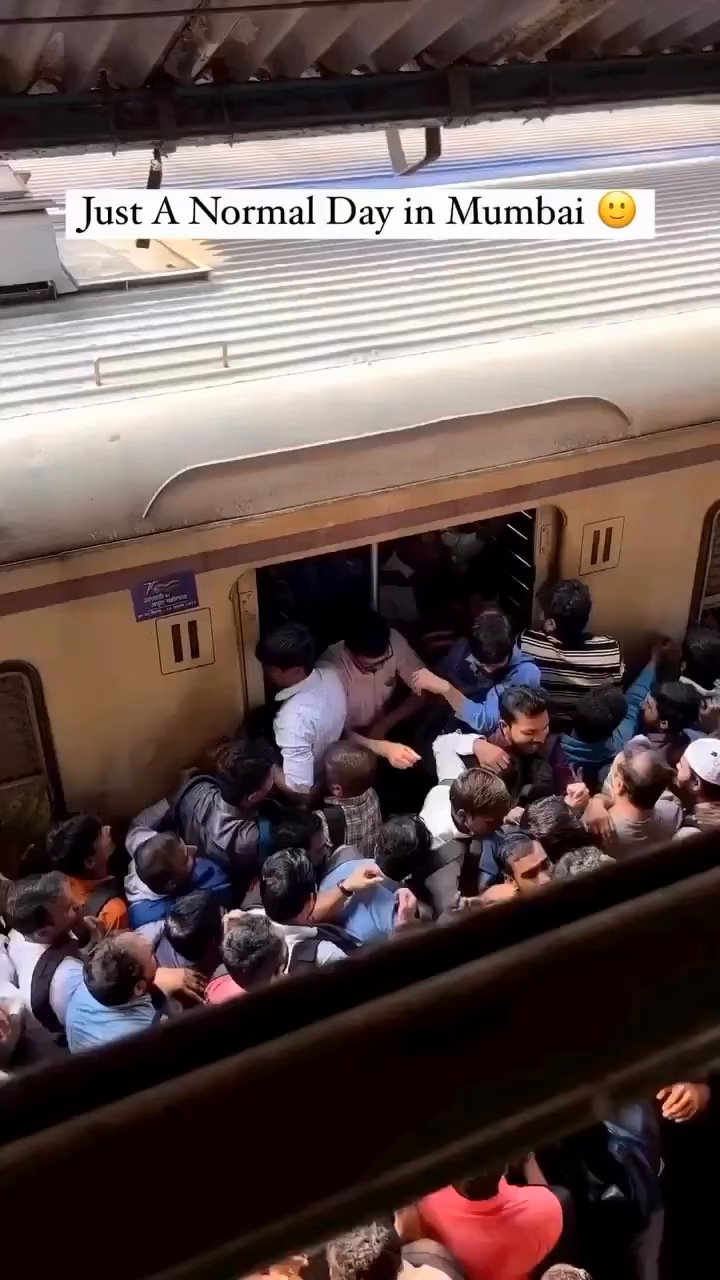
#> input picture frame 0 of Test/From Klickpin.com- Printable Wall Art Ideas Inspiration for Holiday-pin-id-996914067509398009.mp4, 720 x 1280 px, given in place of 031d6b7dcb1c_WhatsApp Video 2026-08-07 at 14.15.04.mp4, which was not available
$ python extract_frames.py
#> lines starting #> are read from the running program, lines starting #| are printed output that depends on the picture; pictures that were not available may be replaced by others from this repository, and a replacement may not be noted
import cv2
import os

video_path = "uploads/031d6b7dcb1c_WhatsApp Video 2026-08-07 at 14.15.04.mp4"
output_dir = "/Users/harshvardhan/.gemini/antigravity-ide/brain/c718da80-8c9e-4e8e-a783-fd12a4a0ecca/frames"
os.makedirs(output_dir, exist_ok=True)

cap = cv2.VideoCapture(video_path)
total_frames = int(cap.get(cv2.CAP_PROP_FRAME_COUNT))
fps = cap.get(cv2.CAP_PROP_FPS)

print(f"Total frames: {total_frames}, FPS: {fps}")

# Extract 5 representative frames (empty, low, dense, etc. hopefully represented over time)
# Let's take evenly spaced frames if it's a short video
frame_indices = [int(total_frames * i / 5) for i in range(5)]
if total_frames > 0:
    # also add a frame near the end
    frame_indices.append(total_frames - 2)

frame_indices = sorted(list(set(frame_indices)))

for idx in frame_indices:
    cap.set(cv2.CAP_PROP_POS_FRAMES, idx)
    ret, frame = cap.read()
    if ret:
        cv2.imwrite(f"{output_dir}/frame_{idx}.jpg", frame)
        print(f"Extracted frame {idx}")
#> this loop made 6 passes
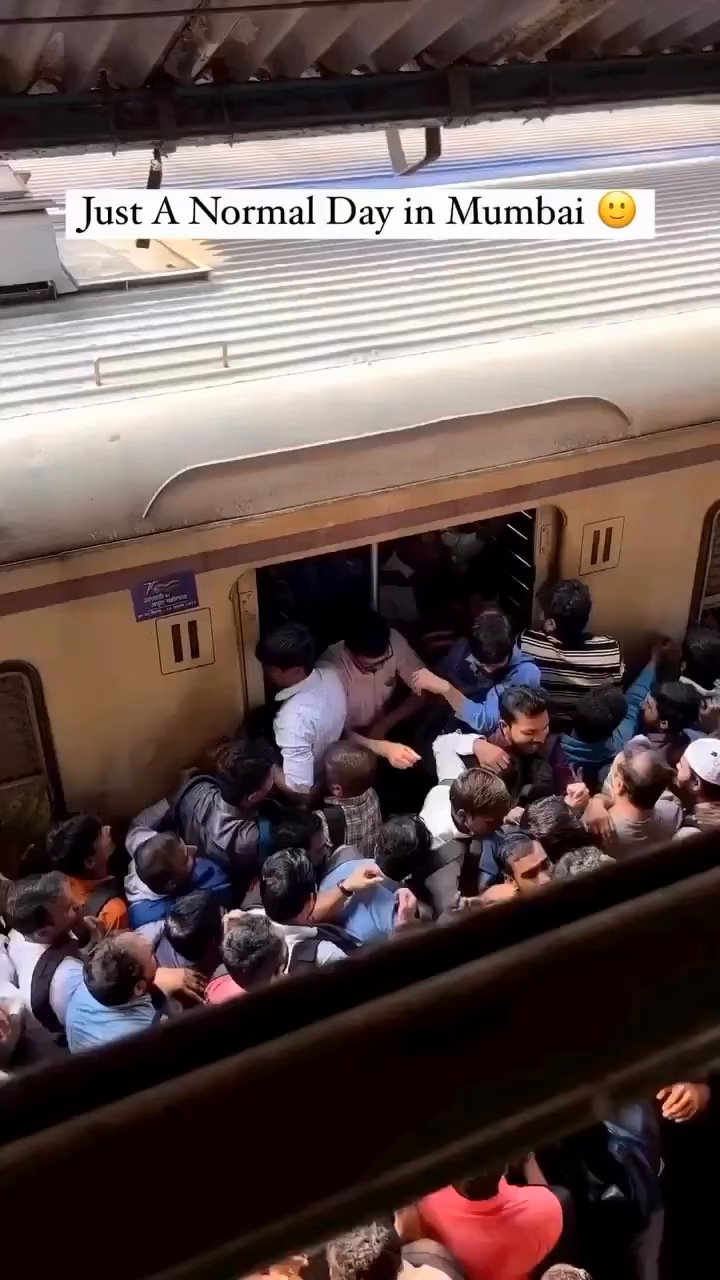
#> input picture frame 0 of Test/From Klickpin.com- Printable Wall Art Ideas Inspiration for Holiday-pin-id-996914067509398009.mp4, 720 x 1280 px, given in place of 031d6b7dcb1c_WhatsApp Video 2026-08-07 at 14.15.04.mp4, which was not available
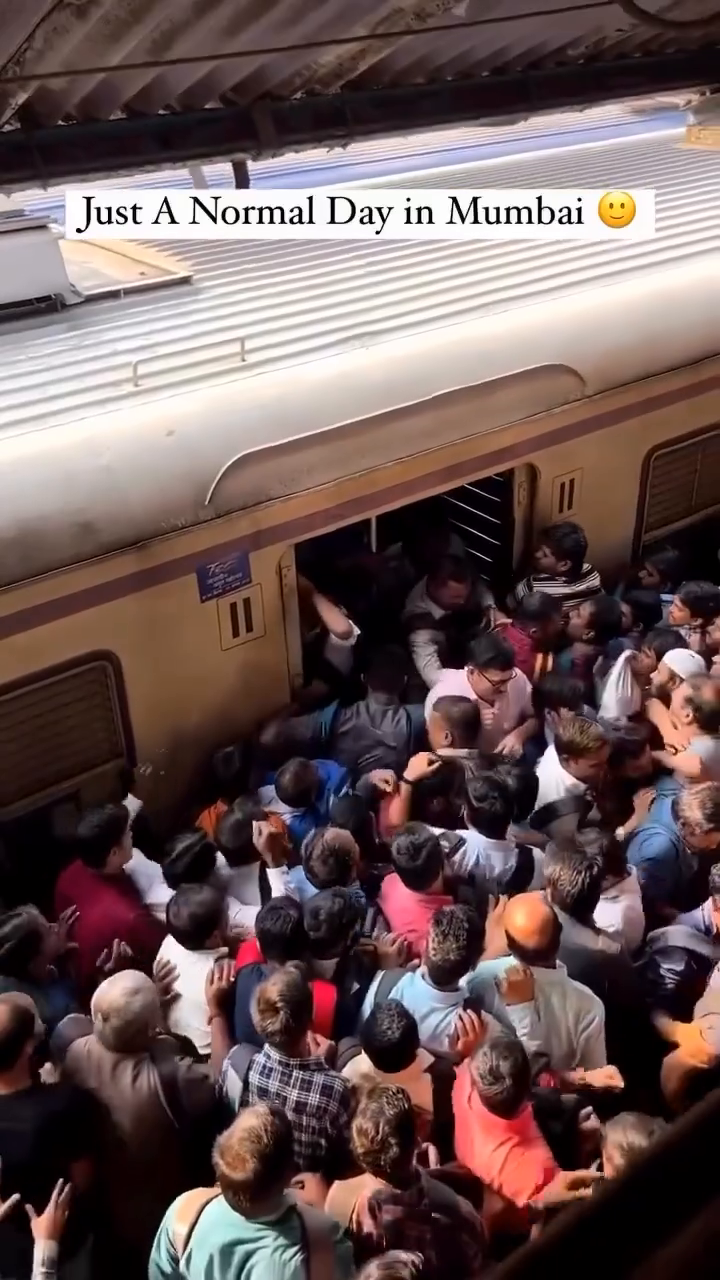
#> input picture frame 63 of Test/From Klickpin.com- Printable Wall Art Ideas Inspiration for Holiday-pin-id-996914067509398009.mp4, 720 x 1280 px, given in place of 031d6b7dcb1c_WhatsApp Video 2026-08-07 at 14.15.04.mp4, which was not available
#> pass 3, `ret, frame = cap.read()`:
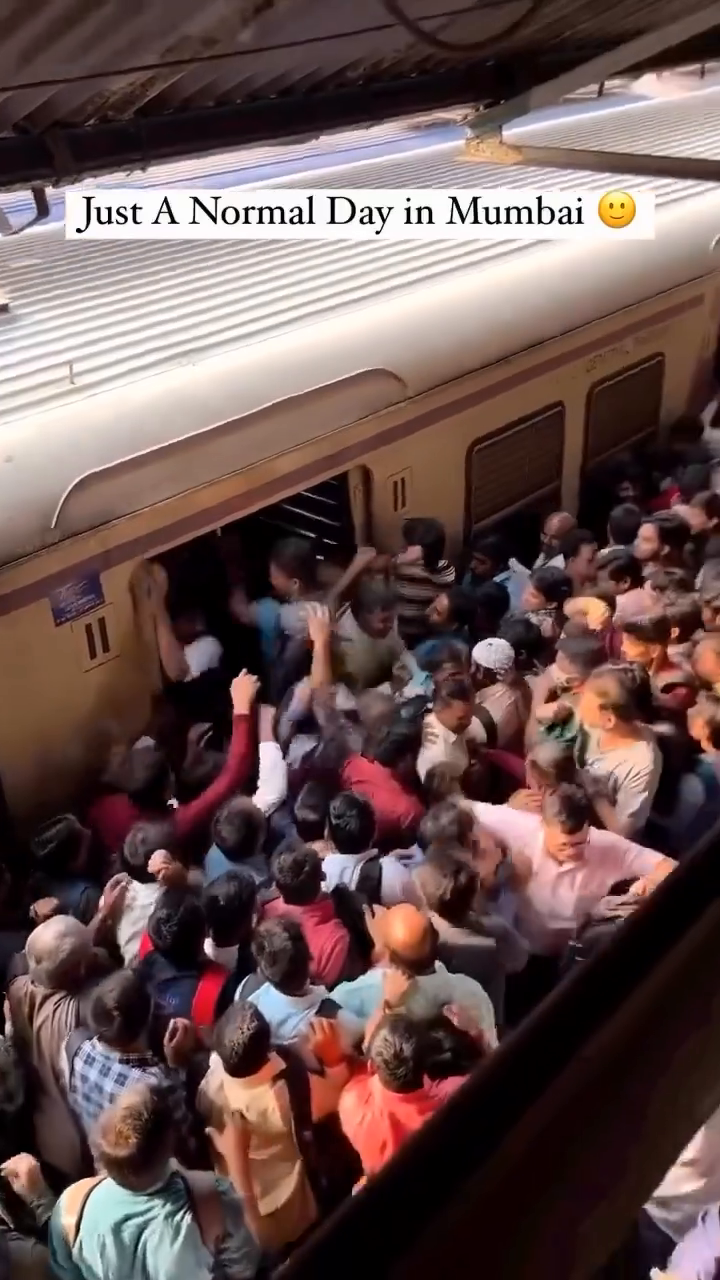
#> frame: shape (1280, 720, 3); mean B, G, R 80.3, 82.2, 104.4
cap.release()

$ run again, starting later in the video
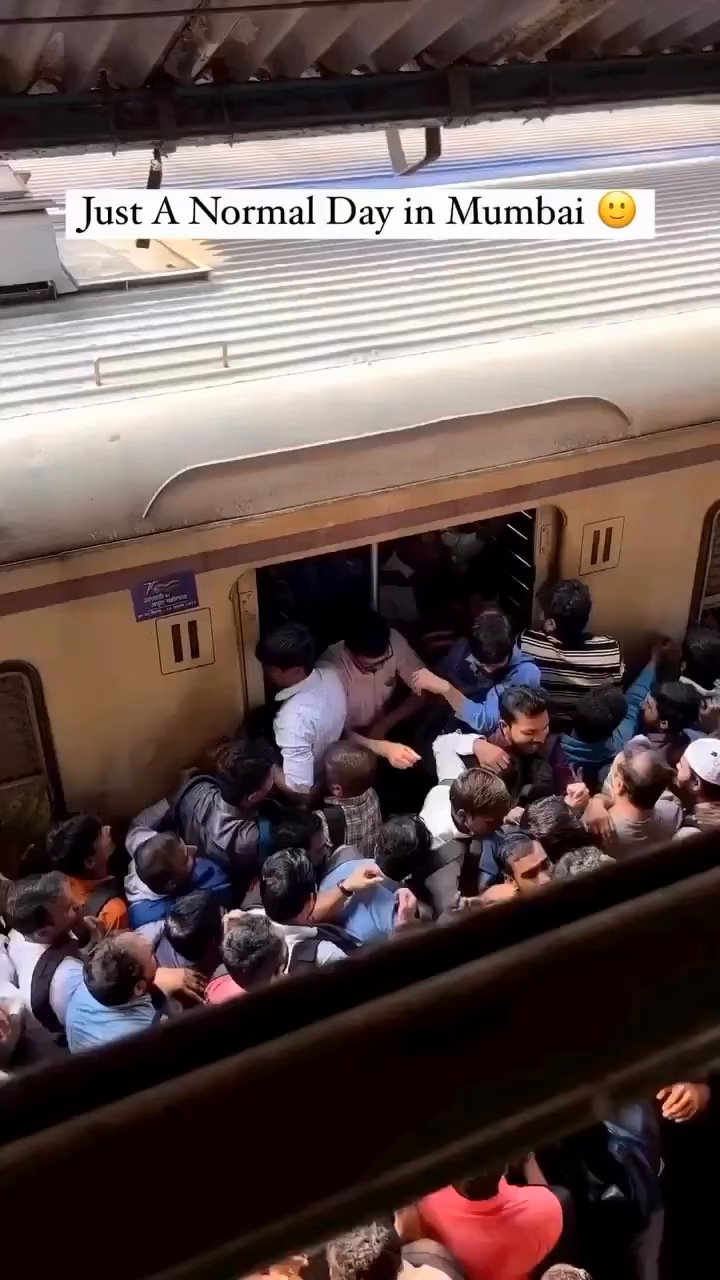
#> input picture frame 0 of Test/From Klickpin.com- Printable Wall Art Ideas Inspiration for Holiday-pin-id-996914067509398009.mp4, 720 x 1280 px, given in place of 031d6b7dcb1c_WhatsApp Video 2026-08-07 at 14.15.04.mp4, which was not available
#> the loop `for idx in frame_indices:` made 6 passes
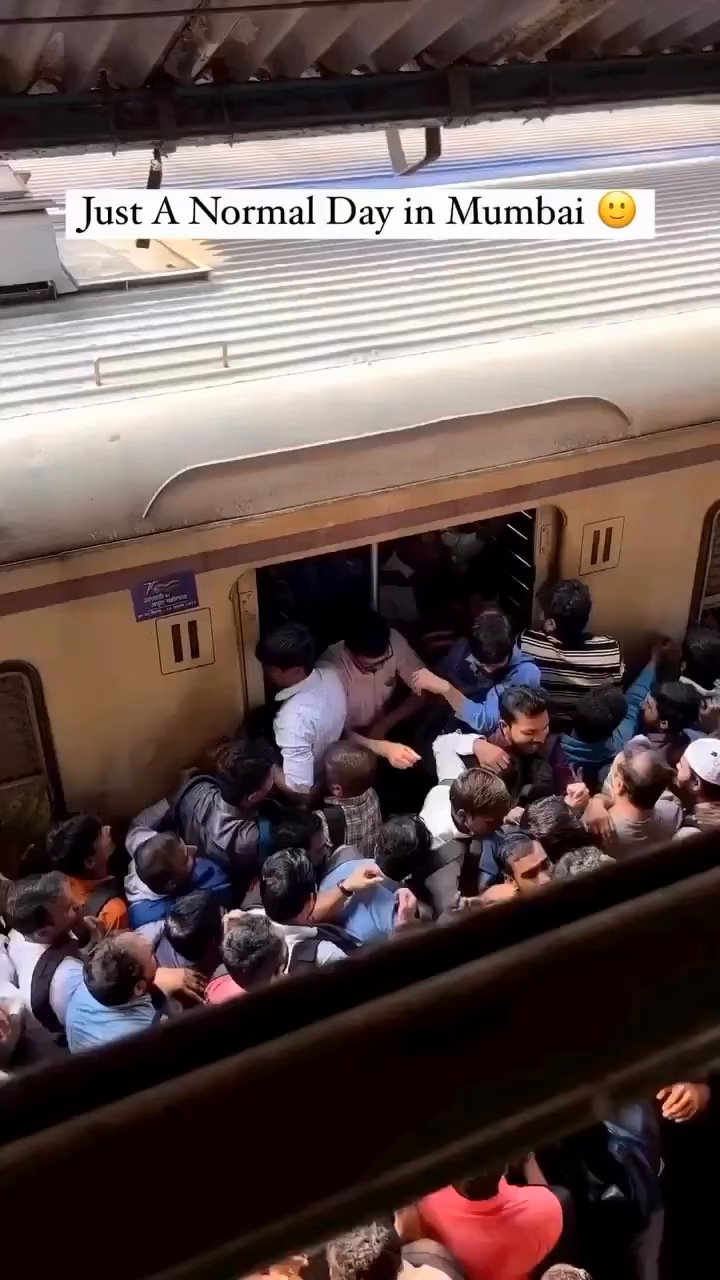
#> input picture frame 0 of Test/From Klickpin.com- Printable Wall Art Ideas Inspiration for Holiday-pin-id-996914067509398009.mp4, 720 x 1280 px, given in place of 031d6b7dcb1c_WhatsApp Video 2026-08-07 at 14.15.04.mp4, which was not available
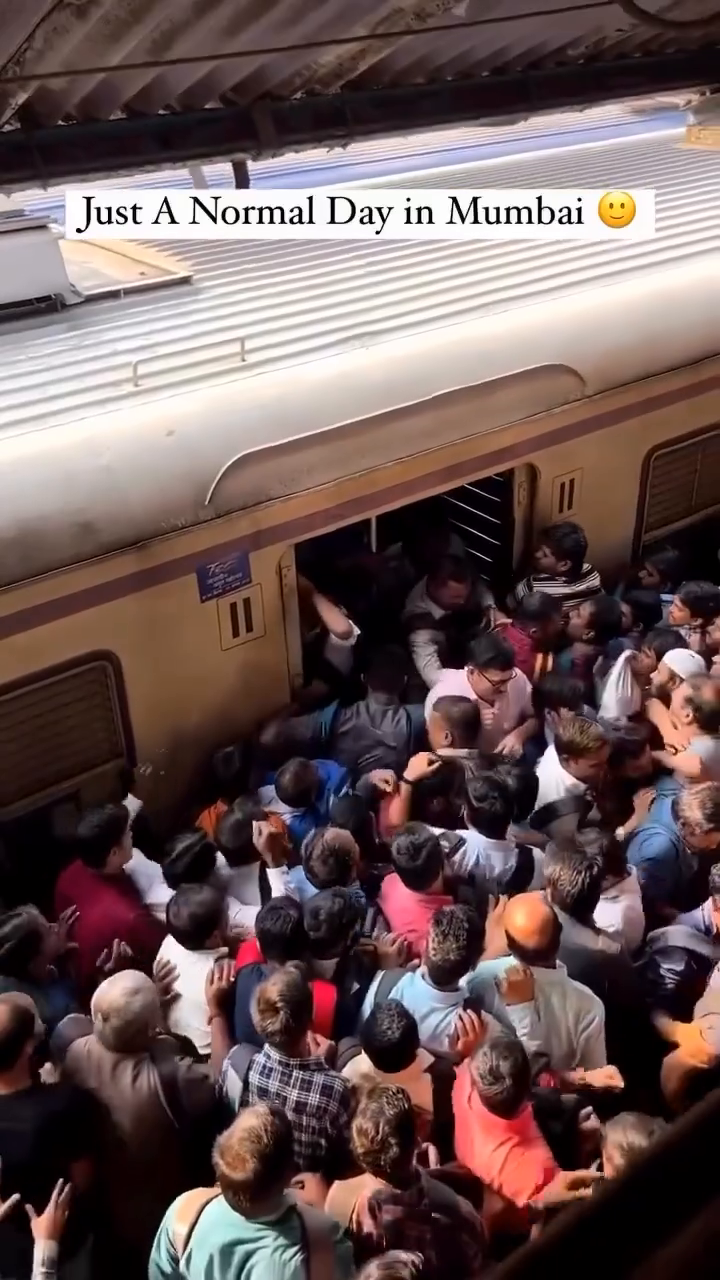
#> input picture frame 63 of Test/From Klickpin.com- Printable Wall Art Ideas Inspiration for Holiday-pin-id-996914067509398009.mp4, 720 x 1280 px, given in place of 031d6b7dcb1c_WhatsApp Video 2026-08-07 at 14.15.04.mp4, which was not available

$ run again, starting later in the video
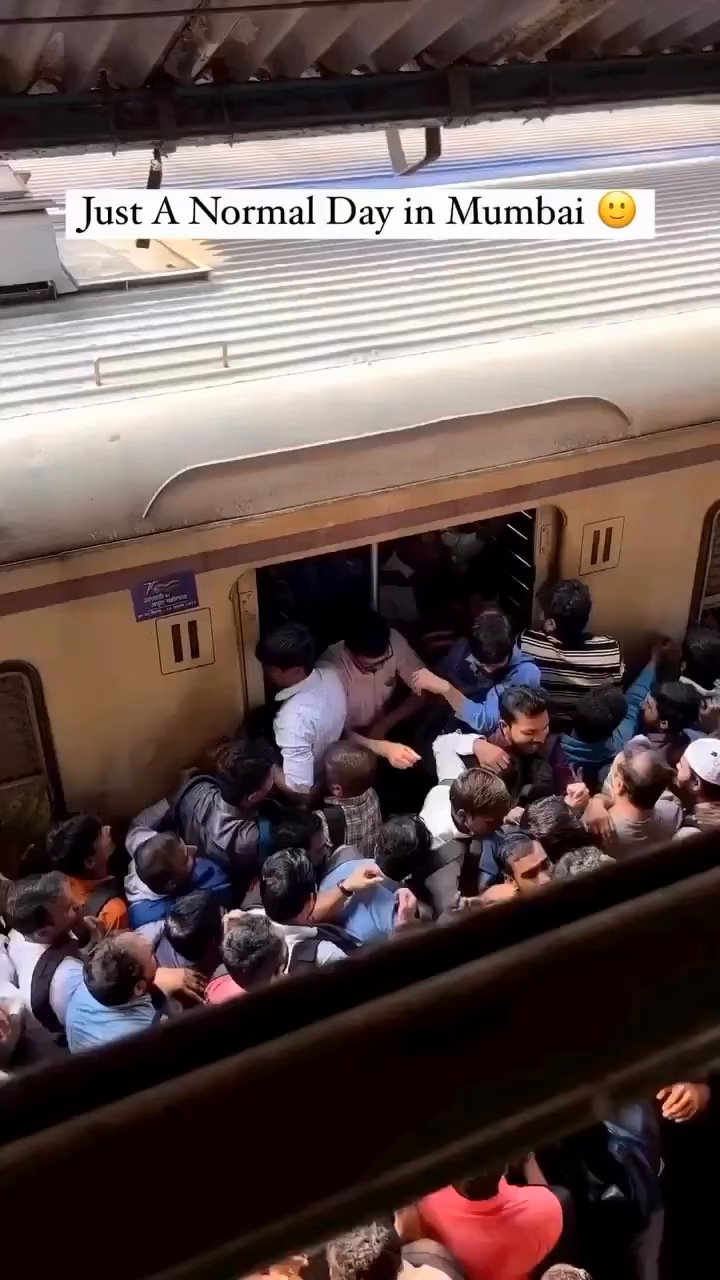
#> input picture frame 0 of Test/From Klickpin.com- Printable Wall Art Ideas Inspiration for Holiday-pin-id-996914067509398009.mp4, 720 x 1280 px, given in place of 031d6b7dcb1c_WhatsApp Video 2026-08-07 at 14.15.04.mp4, which was not available
#> the loop `for idx in frame_indices:` made 6 passes
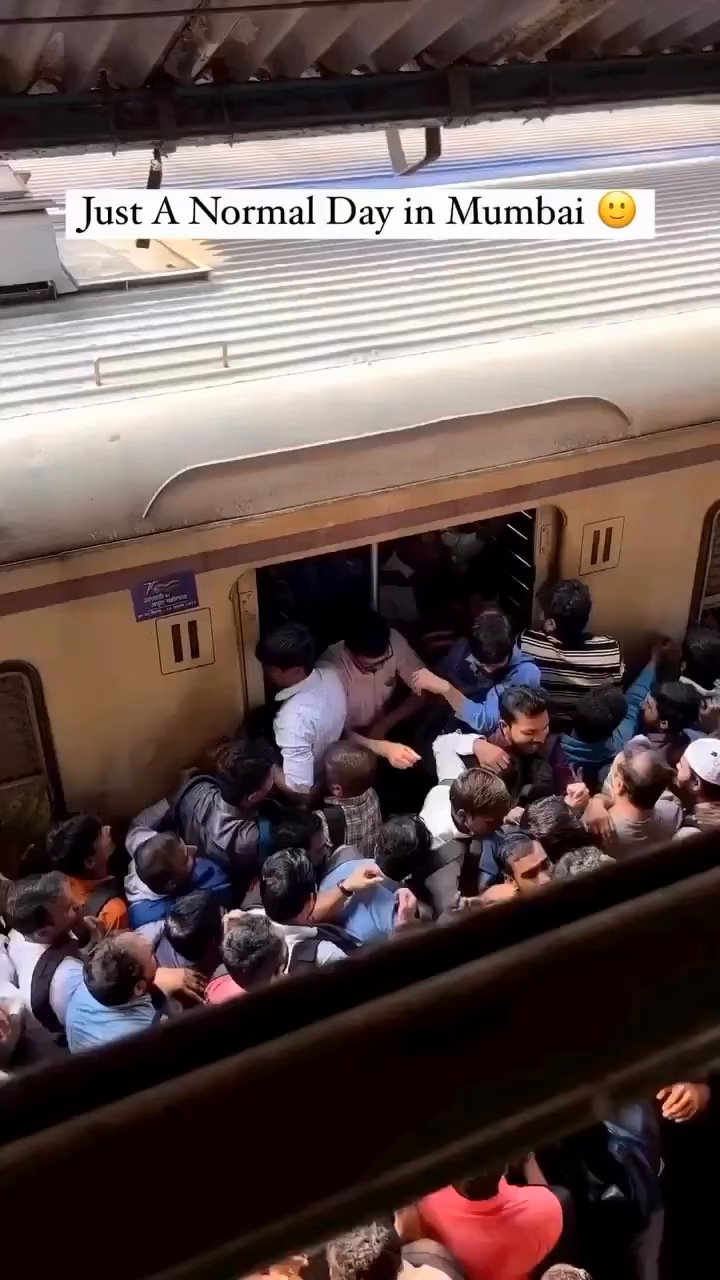
#> input picture frame 0 of Test/From Klickpin.com- Printable Wall Art Ideas Inspiration for Holiday-pin-id-996914067509398009.mp4, 720 x 1280 px, given in place of 031d6b7dcb1c_WhatsApp Video 2026-08-07 at 14.15.04.mp4, which was not available
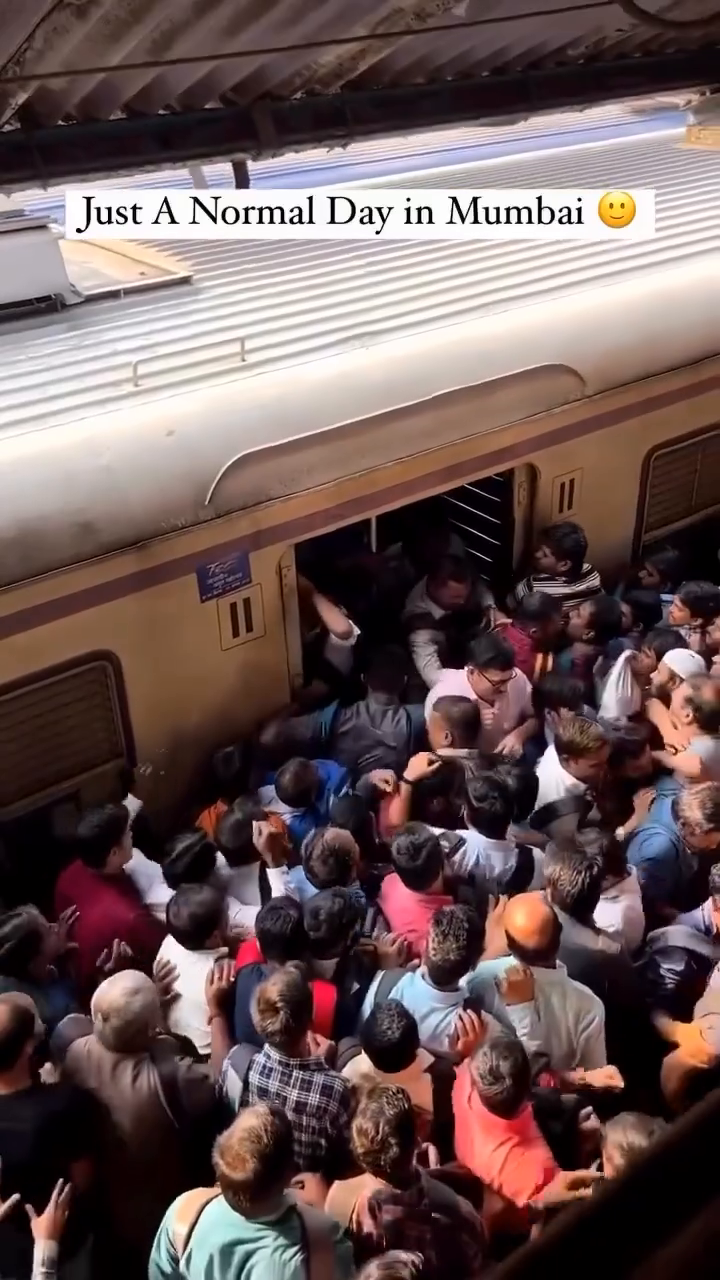
#> input picture frame 63 of Test/From Klickpin.com- Printable Wall Art Ideas Inspiration for Holiday-pin-id-996914067509398009.mp4, 720 x 1280 px, given in place of 031d6b7dcb1c_WhatsApp Video 2026-08-07 at 14.15.04.mp4, which was not available
